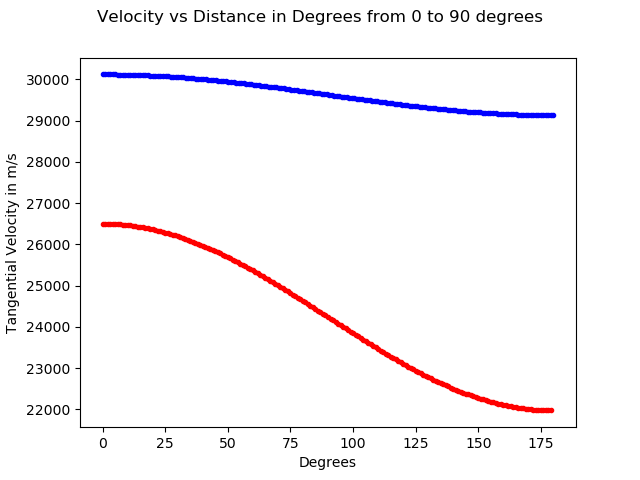

Recreate this plot in Python.
from OrbitalCalc import Velocity
import matplotlib.pyplot as plt
from pylab import savefig, plot
import numpy as np
def VelPlot():
    fig = plt.figure()
    fig.suptitle('Velocity vs Distance in Degrees from 0 to 90 degrees')
    d = np.linspace(0,180,180)
    V1 = np.array([])
    for i in range(180):
        V1 = np.append(V1, [Velocity(i)[0]])
    V2 = np.array([])                         
    for i in range(180):
        V2 = np.append(V2, [Velocity(i)[1]])
    plot(d, V1, "b.", V2, "r.")
    plt.xlabel("Degrees")
    plt.ylabel("Tangential Velocity in m/s")
    savefig('VelocityPlot')
VelPlot()




